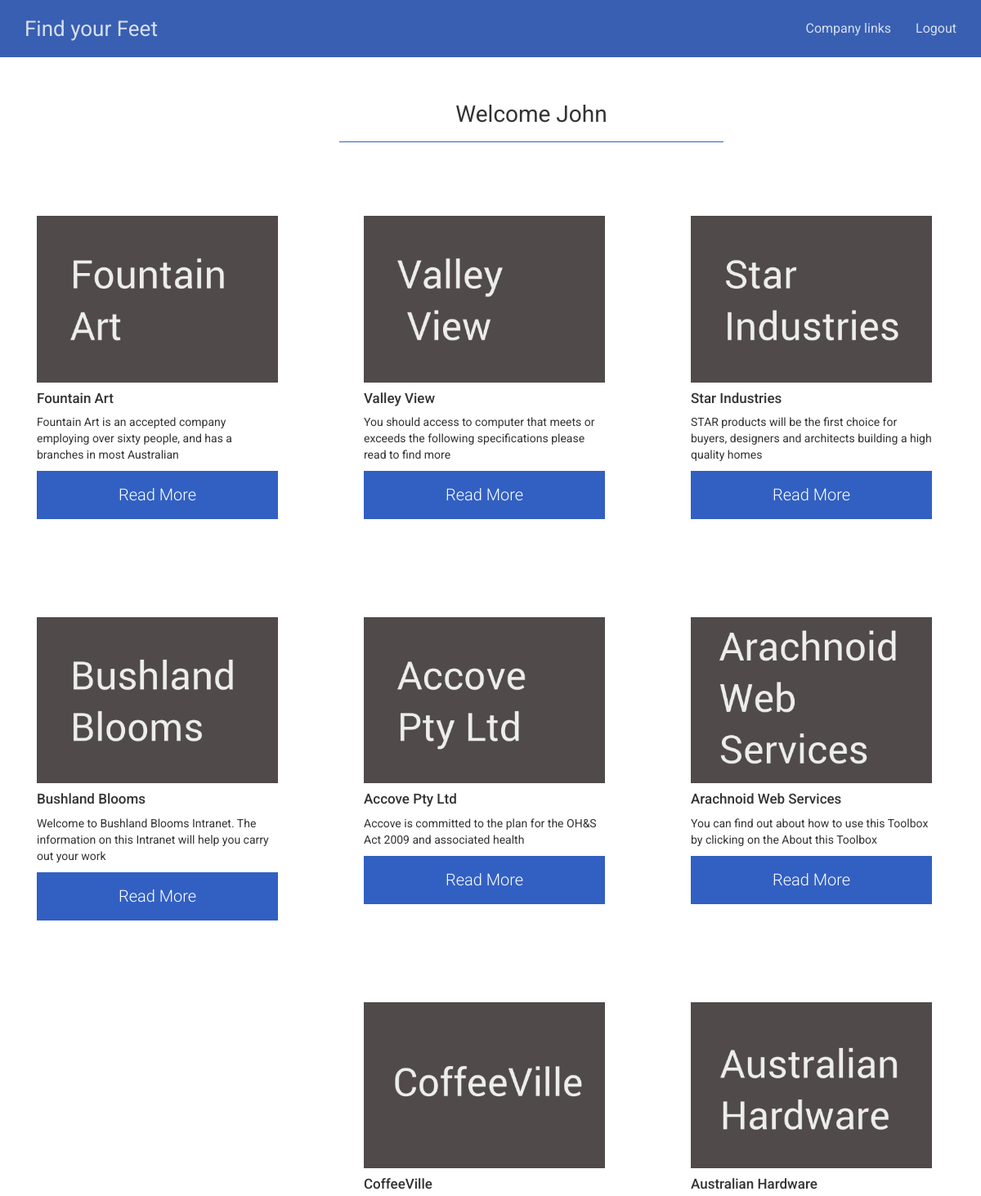
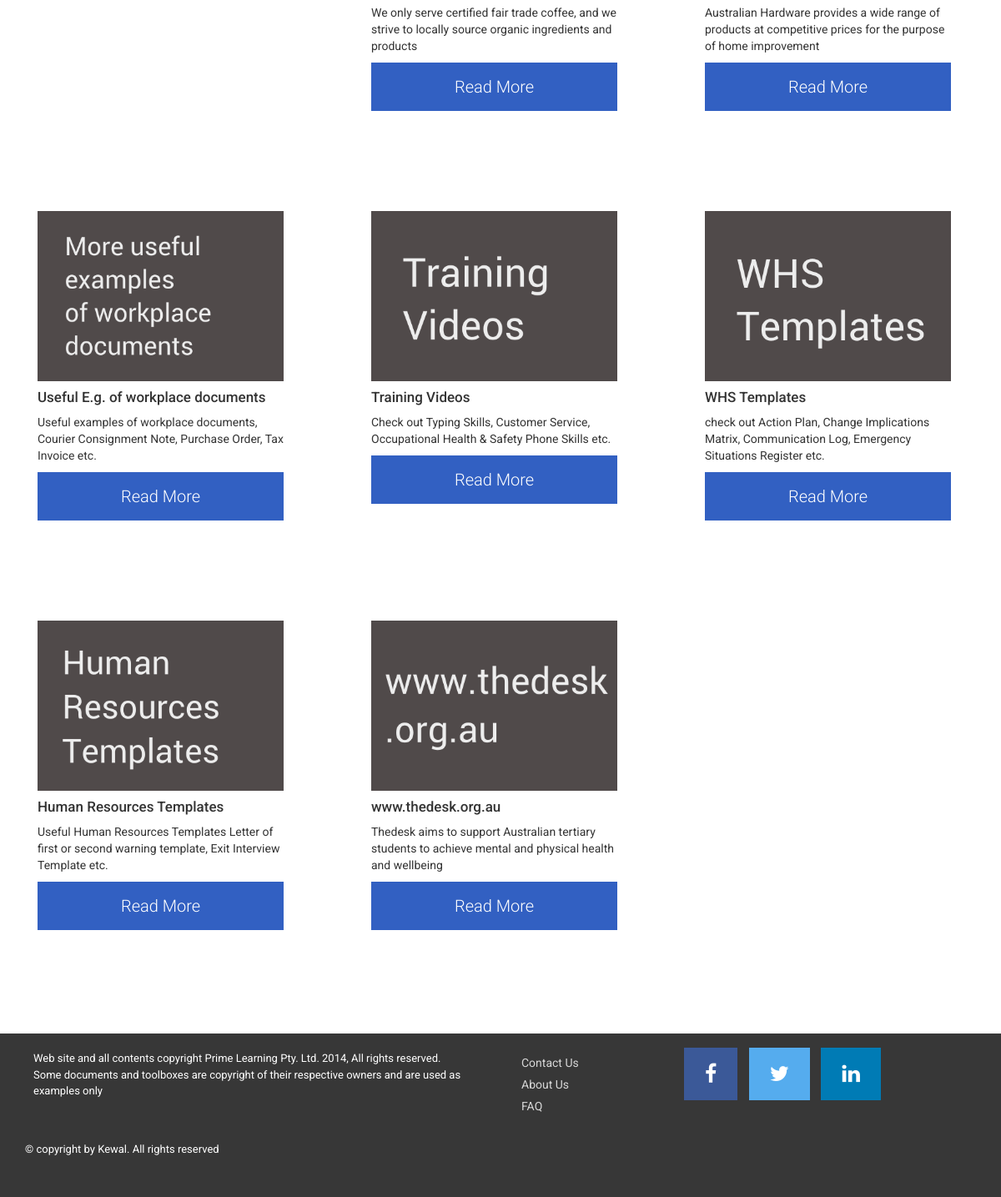
Page /company_login.php (signed in) on the committed database (2 pictures, top to bottom).
### tables this page shows
CREATE TABLE `company` (
  `companyID` int(11) NOT NULL,
  `companyTitle` varchar(255) NOT NULL,
  `img_name` varchar(255) NOT NULL,
  `img_path` varchar(255) NOT NULL,
  `companyDescription` text NOT NULL,
  `companyLinks` varchar(255) NOT NULL,
  `created_date` timestamp NOT NULL DEFAULT CURRENT_TIMESTAMP ON UPDATE CURRENT_TIMESTAMP
);

### company_login.php (the view, shortened to what this page needs)
<?php
    include('partial/head.php');
    include('partial/nav.php');
    include 'includes/conn.php';
?>
<div class="form-group">
    <label class="col-md-4 control-label" for=""></label>
    <div class="col-md-5">
        <legend class="text-center comp-links" id="c-l"><span><?php echo "Welcome  " . $_SESSION['fullName']; ?></span></legend>
    </div>
</div>
<div class="fluid-container comp-links mtf">
    <div class="row center-block">
        <div class="comp-container">
            <?php
            $query = $connection->query("SELECT companyTitle, img_name, img_path, companyDescription, companyLinks FROM company");
            while($row = mysqli_fetch_assoc($query)) {
                ?>
                <div class="col-sm-6 col-md-4 col-lg-4 sec-link">
                    <div class="box-shadow">
                        <img src="<?php echo $row['img_path']?><?php echo $row['img_name'] ?>" class="img-responsive">
                        <div class="caption">
                            <h4><?php echo $row['companyTitle'] ?></h4>
                            <p>
                                <?php echo $row['companyDescription'] ?>
                            </p>
                            <p>
                                <?php
                                if($_SESSION["loggedIn"] == true) {
                                    ?>
                                    <a href="<?php echo $row['companyLinks'] ?>" class="btn btn-read-more btn-block"
                                       role="button">Read More</a>
                                    <?php
                                }else {
                                    ?>
                                    <a href="signup.php" class="btn btn-read-more btn-block" role="button">Sign In To Read More</a>
                                <?php } ?>
                            </p>
                        </div>
                    </div>
                </div>
                <?php
            }
            ?>
        </div>
    </div>
</div>
<?php
include('partial/footer.php');
?>

### css/main.css (style rules this page uses)
html { position: relative; min-height: 100%; }
.comp-container { margin: 60px auto 100px auto; }
.mtf { margin-bottom: 280px; }
body, h1, h2, h4, h4, h5, h6, p { font-family: 'Roboto', sans-serif; }
h4 { font-size: 17px; }
.sec-link { margin-top: 50px; }
.box-shadow { padding: 30px; width: 96%; -webkit-transition: all .3s ease-in-out; transition: all .3s ease-in-out; overflow: hidden; }
.btn-read-more { color: #FFFFFF; background-color: rgba(50, 96, 194, 1); ; border-color: transparent; font-size: 20px; font-weight: 300; padding: 14px 0px; border-radius: 0; -webkit-transition: all .3s ease-in-out; transition: all .3s ease-in-out; }
legend { display: block; width: 100%; margin-bottom: 30px; font-size: 20px; border-bottom: 1px solid #3260c2; height: 40px; }
.form-group { margin-bottom: 0; }
.comp-links { margin-top: 60px; }
legend#c-l { display: block; width: 100%; margin-bottom: 10px; font-size: 28px; border-bottom: 1px solid #3260c2; height: 54px; }

### rows in the picture
company: img_path+img_name (picture), companyTitle "Fountain Art", companyDescription "Fountain Art is an accepted company employing over sixty people, and has a branches in most Australian"
company: img_path+img_name (picture), companyTitle "Valley View", companyDescription "You should access to computer that meets or exceeds the following specifications please read to find more"
company: img_path+img_name (picture), companyTitle "Star Industries", companyDescription "STAR products will be the first choice for buyers, designers and architects building a high quality homes"
company: img_path+img_name (picture), companyTitle "Bushland Blooms", companyDescription "Welcome to Bushland Blooms Intranet. The information on this Intranet will help you carry out your work"
company: img_path+img_name (picture), companyTitle "Accove Pty Ltd", companyDescription "Accove is committed to the plan for the OH&S Act 2009 and associated health"
company: img_path+img_name (picture), companyTitle "Arachnoid Web Services", companyDescription "You can find out about how to use this Toolbox by clicking on the About this Toolbox"
company: img_path+img_name (picture), companyTitle "CoffeeVille", companyDescription "We only serve certified fair trade coffee, and we strive to locally source organic ingredients and products"
company: img_path+img_name (picture), companyTitle "Australian Hardware", companyDescription "Australian Hardware provides a wide range of products at competitive prices for the purpose of home improvement"
company: img_path+img_name (picture), companyTitle "Useful E.g. of workplace documents", companyDescription "Useful examples of workplace documents, Courier Consignment Note, Purchase Order, Tax Invoice etc."
company: img_path+img_name (picture), companyTitle "Training Videos", companyDescription "Check out Typing Skills, Customer Service, Occupational Health & Safety Phone Skills etc."
company: img_path+img_name (picture), companyTitle "WHS Templates", companyDescription "check out Action Plan, Change Implications Matrix, Communication Log, Emergency Situations Register etc."
company: img_path+img_name (picture), companyTitle "Human Resources Templates", companyDescription "Useful Human Resources Templates Letter of first or second warning template, Exit Interview Template etc."
company: img_path+img_name (picture), companyTitle "www.thedesk.org.au", companyDescription "Thedesk aims to support Australian tertiary students to achieve mental and physical health and wellbeing"

### other values in the picture
$_SESSION['fullName'] "John"
